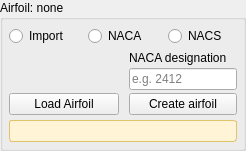
            <widget class="QGroupBox" name="geometryGroup">
             <property name="sizePolicy">
              <sizepolicy hsizetype="Preferred" vsizetype="Preferred">
               <horstretch>1</horstretch>
               <verstretch>0</verstretch>
              </sizepolicy>
             </property>
             <property name="title">
              <string>Airfoil: none</string>
             </property>
             <property name="toolTip">
              <string>Double-click the title to rename the airfoil.</string>
             </property>
             <layout class="QVBoxLayout" name="geometryGroupLayout">
              <property name="leftMargin">
               <number>6</number>
              </property>
              <property name="topMargin">
               <number>6</number>
              </property>
              <property name="rightMargin">
               <number>6</number>
              </property>
              <property name="bottomMargin">
               <number>6</number>
              </property>
              <property name="spacing">
               <number>5</number>
              </property>
              <item>
               <layout class="QHBoxLayout" name="geometrySourceLayout">
                <property name="leftMargin">
                 <number>0</number>
                </property>
                <property name="topMargin">
                 <number>0</number>
                </property>
                <property name="rightMargin">
                 <number>0</number>
                </property>
                <property name="bottomMargin">
                 <number>0</number>
                </property>
                <property name="spacing">
                 <number>10</number>
                </property>
                <item>
                 <widget class="QRadioButton" name="geometryImportRadio">
                  <property name="text">
                   <string>Import</string>
                  </property>
                  <property name="accessibleName">
                   <string>Import airfoil coordinates</string>
                  </property>
                 </widget>
                </item>
                <item>
                 <widget class="QRadioButton" name="geometryNacaRadio">
                  <property name="text">
                   <string>NACA</string>
                  </property>
                  <property name="accessibleName">
                   <string>NACA airfoil</string>
                  </property>
                 </widget>
                </item>
                <item>
                 <widget class="QRadioButton" name="geometryNacsRadio">
                  <property name="text">
                   <string>NACS</string>
                  </property>
                  <property name="accessibleName">
                   <string>NACS airfoil</string>
                  </property>
                 </widget>
                </item>
               </layout>
              </item>
              <item>
               <layout class="QHBoxLayout" name="geometryBodyLayout">
                <property name="leftMargin">
                 <number>0</number>
                </property>
                <property name="topMargin">
                 <number>0</number>
                </property>
                <property name="rightMargin">
                 <number>0</number>
                </property>
                <property name="bottomMargin">
                 <number>0</number>
                </property>
                <property name="spacing">
                 <number>10</number>
                </property>
                <item alignment="Qt::AlignLeft|Qt::AlignBottom">
                 <widget class="QPushButton" name="loadAirfoilButton">
                  <property name="text">
                   <string>Load Airfoil</string>
                  </property>
                  <property name="toolTip">
                   <string>Choose a coordinate file through the application file dialog.</string>
                  </property>
                  <property name="accessibleName">
                   <string>Load airfoil</string>
                  </property>
                  <property name="minimumSize">
                   <size>
                    <width>110</width>
                    <height>0</height>
                   </size>
                  </property>
                  <property name="maximumSize">
                   <size>
                    <width>130</width>
                    <height>16777215</height>
                   </size>
                  </property>
                 </widget>
                </item>
                <item>
                 <widget class="QWidget" name="geometryNacaBlock" native="true">
                  <property name="sizePolicy">
                   <sizepolicy hsizetype="Expanding" vsizetype="Preferred">
                    <horstretch>1</horstretch>
                    <verstretch>0</verstretch>
                   </sizepolicy>
                  </property>
                  <layout class="QVBoxLayout" name="geometryNacaLayout">
                   <property name="leftMargin">
                    <number>0</number>
                   </property>
                   <property name="topMargin">
                    <number>0</number>
                   </property>
                   <property name="rightMargin">
                    <number>0</number>
                   </property>
                   <property name="bottomMargin">
                    <number>0</number>
                   </property>
                   <property name="spacing">
                    <number>3</number>
                   </property>
                   <item>
                    <widget class="QLabel" name="nacaDesignationLabel">
                     <property name="text">
                      <string>NACA designation</string>
                     </property>
                    </widget>
                   </item>
                   <item>
                    <widget class="QLineEdit" name="nacaDesignationEdit">
                     <property name="placeholderText">
                      <string>e.g. 2412</string>
                     </property>
                     <property name="toolTip">
                      <string>NACA 4/5-digit or NACS designation, for example 2412.</string>
                     </property>
                     <property name="accessibleName">
                      <string>NACA designation</string>
                     </property>
                    </widget>
                   </item>
                   <item>
                    <widget class="QPushButton" name="applyGeometryButton">
                     <property name="text">
                      <string>Create airfoil</string>
                     </property>
                     <property name="toolTip">
                      <string>Create the selected NACA or NACS airfoil and generate panels.</string>
                     </property>
                     <property name="accessibleName">
                      <string>Create airfoil</string>
                     </property>
                    </widget>
                   </item>
                  </layout>
                 </widget>
                </item>
               </layout>
              </item>
              <item>
               <widget class="QLabel" name="geometryImportNoticeLabel">
                <property name="text">
                 <string />
                </property>
                <property name="wordWrap">
                 <bool>true</bool>
                </property>
                <property name="visible">
                 <bool>false</bool>
                </property>
                <property name="styleSheet">
                 <string>QLabel { color: #6a4c00; background-color: #fff4d6; border: 1px solid #e0c36a; border-radius: 3px; padding: 3px; }</string>
                </property>
               </widget>
              </item>
             </layout>
            </widget>
